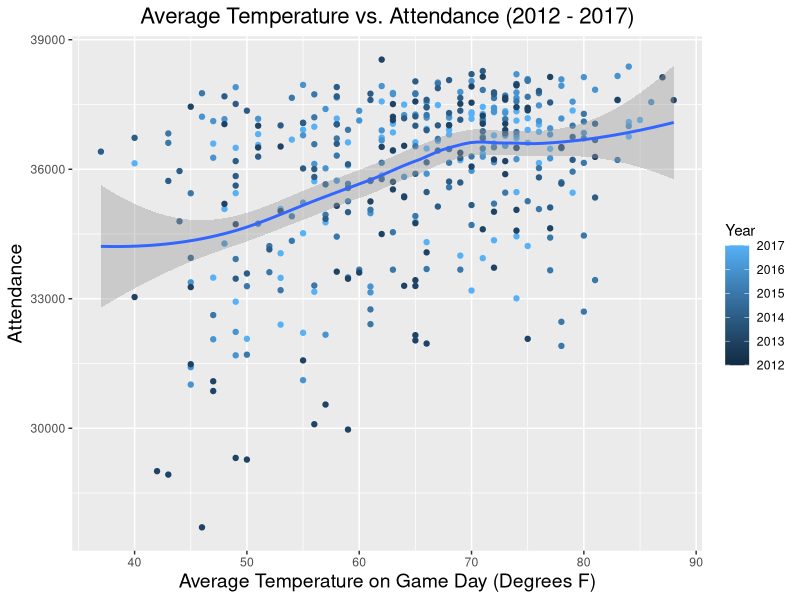
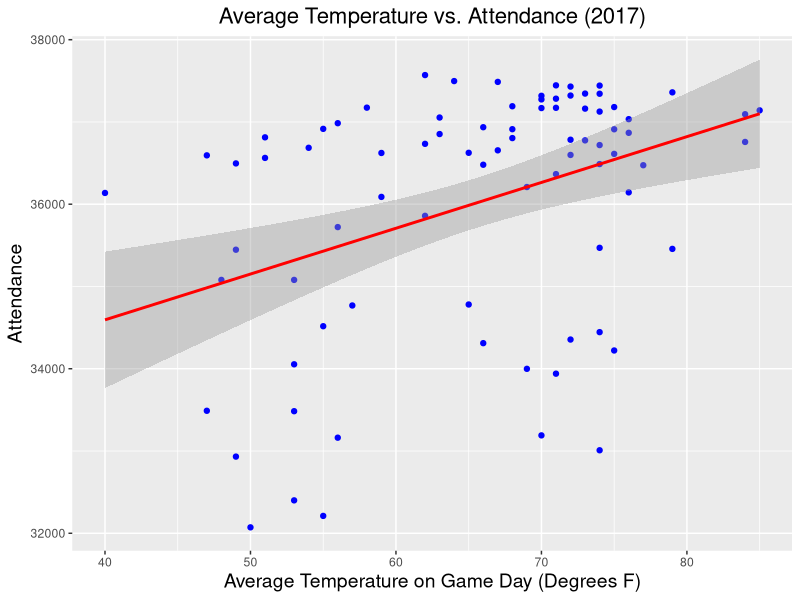
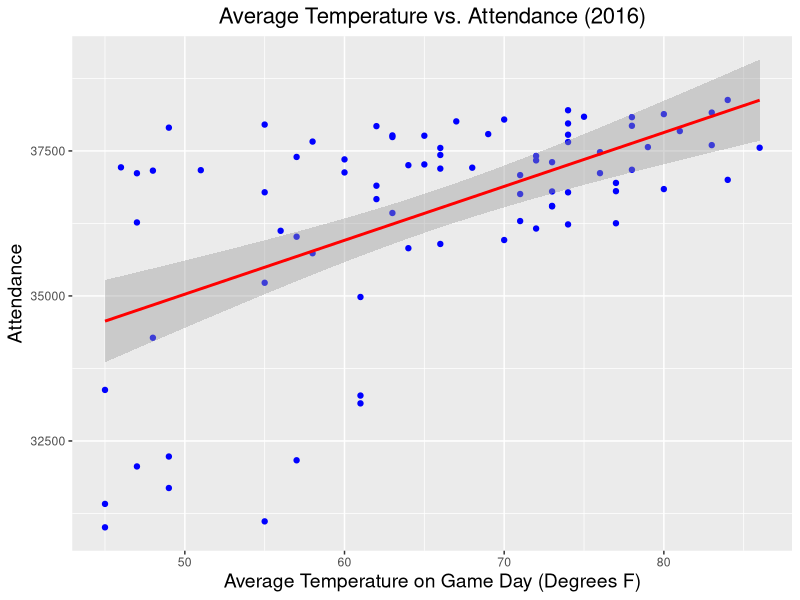
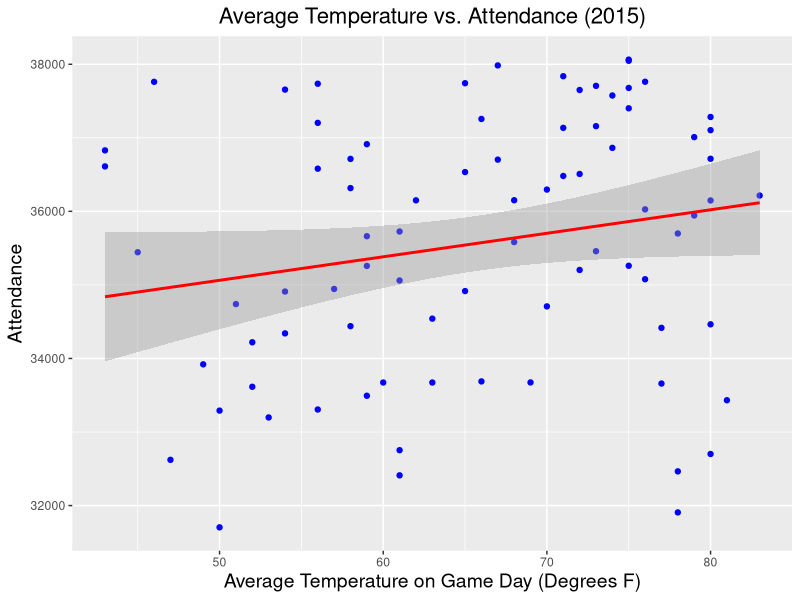
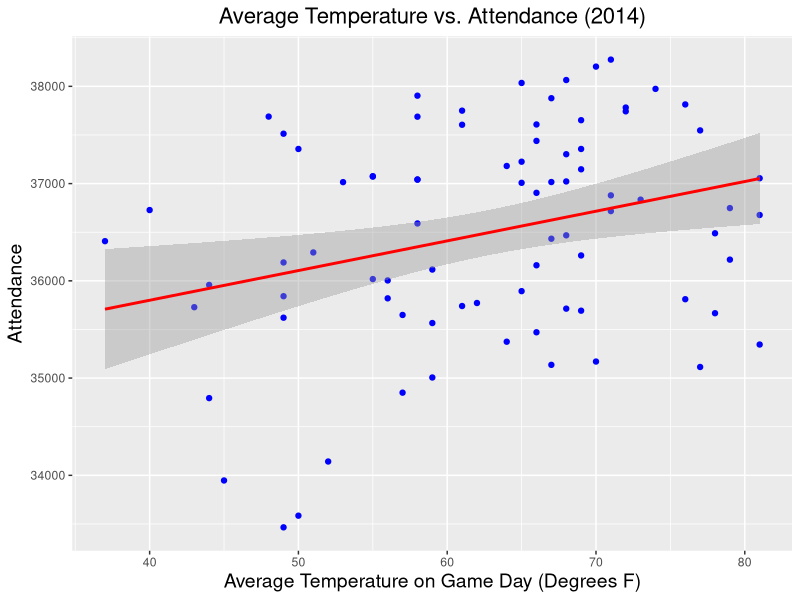
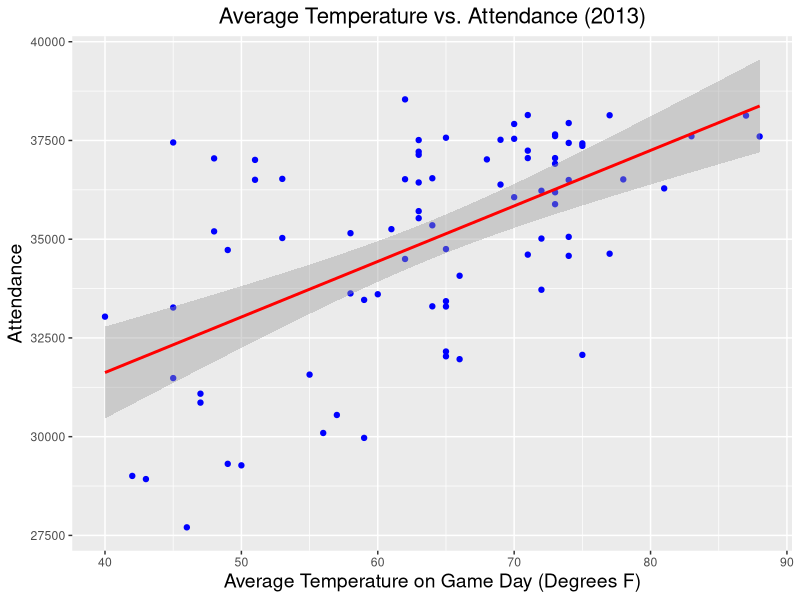

Here is the R script that generated these plots, in order: (Note: this script raises an error after producing the figures.)
## ---- chunk 1
knitr::opts_chunk$set(echo = TRUE)
## ---- chunk 2
library(readr)
library(dplyr)
library(ggplot2)
library(knitr)
library(scales)
library(gridExtra)
baseball <- read.csv("baseball_weather.csv", header = T) %>% filter(X.1 != "@")
basketball <- read.csv("basketball_weather.csv", header = T)
baseball11 <- read.csv("baseball_weather.csv", header = T) %>% filter(X.1 != "@")
baseball <- select(baseball, Gm., Year, DATE, X, Tm, Opp, W.L, Win, Loss, Save, Time, D.N, Attendance, TAVG, TMAX, TMIN)
write.csv(baseball, file = "baseball00.csv")
## ---- chunk 3
# There appears to be a weak but slightly positive relationship between  average temperature and attendance over the past six seasons
ggplot(baseball, mapping = aes(x = TAVG, y = Attendance)) +
  geom_point(mapping = aes(color = Year)) +
  geom_smooth() + 
  ggtitle("Average Temperature vs. Attendance (2012 - 2017)") +
  theme(axis.title.x = element_text(size = 14)) +
  theme(axis.title.y = element_text(size = 14)) +
  theme(plot.title = element_text(hjust = 0.5, size = 16)) +
  xlab("Average Temperature on Game Day (Degrees F)") + 
  ylab("Attendance")
## ---- chunk 4
# 2017 Season
baseball_2017 <- baseball %>% filter(Year == 2017)
# Relationship between average temperature with attendance of season 2017
ggplot(baseball_2017, aes(TAVG, Attendance)) + 
  geom_point(color = "blue") + 
  geom_smooth(method = "lm", color = "red") + 
  ggtitle("Average Temperature vs. Attendance (2017)") +
  theme(axis.title.x = element_text(size = 14)) +
  theme(axis.title.y = element_text(size = 14)) +
  theme(plot.title = element_text(hjust = 0.5, size = 16)) +
  xlab("Average Temperature on Game Day (Degrees F)") + 
  ylab("Attendance")


# 2016 Season
baseball_2016 <- baseball %>% filter(Year == 2016)
# Relationship between average temperature with attendance of season 2016
ggplot(baseball_2016, aes(TAVG, Attendance)) + 
  geom_point(color = "blue") + 
  geom_smooth(method = "lm", color = "red") +
  ggtitle("Average Temperature vs. Attendance (2016)") +
  theme(axis.title.x = element_text(size = 14)) +
  theme(axis.title.y = element_text(size = 14)) +
  theme(plot.title = element_text(hjust = 0.5, size = 16)) +
  xlab("Average Temperature on Game Day (Degrees F)") + 
  ylab("Attendance")

# 2015 Season
baseball_2015 <- baseball %>% filter(Year == 2015)
# Relationship between average temperature with attendance of season 2015
ggplot(baseball_2015, aes(TAVG, Attendance)) + 
  geom_point(color = "blue") + 
  geom_smooth(method = "lm", color = "red") + 
  ggtitle("Average Temperature vs. Attendance (2015)") +
  theme(axis.title.x = element_text(size = 14)) +
  theme(axis.title.y = element_text(size = 14)) +
  theme(plot.title = element_text(hjust = 0.5, size = 16)) +
  xlab("Average Temperature on Game Day (Degrees F)") + 
  ylab("Attendance")

# 2014 Season
baseball_2014 <- baseball %>% filter(Year == 2014)
# Relationship between average temperature with attendance of season 2014
ggplot(baseball_2014, aes(TAVG, Attendance)) + 
  geom_point(color = "blue") + 
  geom_smooth(method = "lm", color = "red") + 
  ggtitle("Average Temperature vs. Attendance (2014)") +
  theme(axis.title.x = element_text(size = 14)) +
  theme(axis.title.y = element_text(size = 14)) +
  theme(plot.title = element_text(hjust = 0.5, size = 16)) +
  xlab("Average Temperature on Game Day (Degrees F)") + 
  ylab("Attendance")

# 2013 Season
baseball_2013 <- baseball %>% filter(Year == 2013)
# Relationship between average temperature with attendance of season 2013
ggplot(baseball_2013, aes(TAVG, Attendance)) + 
  geom_point(color = "blue") + 
  geom_smooth(method = "lm", color = "red") + 
  ggtitle("Average Temperature vs. Attendance (2013)") +
  theme(axis.title.x = element_text(size = 14)) +
  theme(axis.title.y = element_text(size = 14)) +
  theme(plot.title = element_text(hjust = 0.5, size = 16)) +
  xlab("Average Temperature on Game Day (Degrees F)") + 
  ylab("Attendance")
## ---- chunk 5
# 2017
# Summary of attendance in seanson 2017 with different opponent.
# Group by different opponents and arrange the attendance from high to low
baseball_opp17 <- baseball_2017 %>% group_by(Opp) %>% summarise(avg_attendance = round(mean(Attendance),,digits = 0))
baseball_opp17 <- arrange(baseball_opp, desc(avg_attendance))

ggplot(baseball_opp17, aes(Opp, avg_attendance)) + 
  geom_bar(stat = "identity") +
  ggtitle("Average Attendance vs. Opponents in 2017") +
  theme(axis.title.x = element_text(size = 14)) +
  theme(axis.title.y = element_text(size = 14)) +
  theme(axis.text.x = element_text(angle = 90, hjust = 1)) +
  theme(plot.title = element_text(hjust = 0.5, size = 16)) +
  xlab("Opponent") + 
  ylab("Average Attendance") 


kable(baseball_opp)

# Based on the summary plot and average attendance table with different opponents,
## ---- chunk 6
# 2016
# Summary of attendance in seanson 2016 with different opponent.
# Group by different opponents and arrange the attendance from high to low
baseball_opp16 <- baseball_2016 %>% group_by(Opp) %>% summarise(avg_attendance = round(mean(Attendance),digits = 0))
baseball_opp16 <- arrange(baseball_opp16, desc(avg_attendance))

ggplot(baseball_opp16, aes(Opp, avg_attendance)) + 
  geom_bar(stat = "identity") +
  ggtitle("Average Attendance vs. Opponents in 2016") +
  theme(axis.title.x = element_text(size = 14)) +
  theme(axis.title.y = element_text(size = 14)) +
  theme(axis.text.x = element_text(angle = 90, hjust = 1)) +
  theme(plot.title = element_text(hjust = 0.5, size = 16)) +
  xlab("Opponent") + 
  ylab("Average Attendance") 


kable(baseball_opp16)

# Based on the summary plot and average attendance table with different opponents,

## ---- chunk 7
# 2015
# Summary of attendance in seanson 2016 with different opponent.
# Group by different opponents and arrange the attendance from high to low
baseball_opp15 <- baseball_2015 %>% group_by(Opp) %>% summarise(avg_attendance = round(mean(Attendance),digits = 0))
baseball_opp15 <- arrange(baseball_opp15, desc(avg_attendance))

ggplot(baseball_opp15, aes(Opp, avg_attendance)) + 
  geom_bar(stat = "identity") +
  ggtitle("Average Attendance vs. Opponents in 2015") +
  theme(axis.title.x = element_text(size = 14)) +
  theme(axis.title.y = element_text(size = 14)) +
  theme(axis.text.x = element_text(angle = 90, hjust = 1)) +
  theme(plot.title = element_text(hjust = 0.5, size = 16)) +
  xlab("Opponent") + 
  ylab("Average Attendance") 


kable(baseball_opp15)

# Based on the summary plot and average attendance table with different opponents,


## ---- chunk 8
# 2014
# Summary of attendance in seanson 2016 with different opponent.
# Group by different opponents and arrange the attendance from high to low
baseball_opp14 <- baseball_2014 %>% group_by(Opp) %>% summarise(avg_attendance = round(mean(Attendance),,digits = 0))
baseball_opp14 <- arrange(baseball_opp14, desc(avg_attendance))

ggplot(baseball_opp14, aes(Opp, avg_attendance)) + 
  geom_bar(stat = "identity") +
  ggtitle("Average Attendance vs. Opponents in 2014") +
  theme(axis.title.x = element_text(size = 14)) +
  theme(axis.title.y = element_text(size = 14)) +
  theme(axis.text.x = element_text(angle = 90, hjust = 1)) +
  theme(plot.title = element_text(hjust = 0.5, size = 16)) +
  xlab("Opponent") + 
  ylab("Average Attendance") 


kable(baseball_opp14)

# Based on the summary plot and average attendance table with different opponents,

## ---- chunk 9
# 2013
# Summary of attendance in seanson 2013 with different opponent.
# Group by different opponents and arrange the attendance from high to low
baseball_opp <- baseball_2013 %>% group_by(Opp) %>% summarise(avg_attendance = round(mean(Attendance),digits = 0))
baseball_opp <- arrange(baseball_opp, desc(avg_attendance))

ggplot(baseball_opp, aes(Opp, avg_attendance)) + 
  geom_bar(stat = "identity") +
  ggtitle("Average Attendance vs. Opponents in 2013")+
  theme(axis.title.x = element_text(size = 14)) +
  theme(axis.title.y = element_text(size = 14)) +
  theme(axis.text.x = element_text(angle = 90, hjust = 1)) +
  theme(plot.title = element_text(hjust = 0.5, size = 16)) +
  xlab("Opponent") + 
  ylab("Average Attendance")


kable(baseball_opp)
## ---- chunk 10
# Summary of attendance in 6 seansons with different opponent.
# Group by different opponents and arrange the attendance from high to low
baseball_opp <- baseball %>% group_by(Opp) %>% summarise(avg_attendance = round(mean(Attendance),digits = 0))
baseball_opp <- arrange(baseball_opp, desc(avg_attendance))

ggplot(baseball_opp, aes(Opp, avg_attendance)) +
  geom_bar(stat = "identity") + ggtitle("Average Attendance vs. Opponents in Six Seasons") +
  theme(axis.text.x = element_text(angle = 90, hjust = 1)) +
  theme(axis.title.x = element_text(size = 14)) +
  theme(axis.title.y = element_text(size = 14)) +
  theme(plot.title = element_text(hjust = 0.5, size = 16)) +
  xlab("Opponent") + 
  ylab("Average Attendance")

kable(baseball_opp)

## ---- chunk 11
# How the rain/snowy/windy days will affect the attendance of Red Sox, since base game is hypaethral.
baseball_SpecialWeather<- baseball11 %>% select(Gm.,Year,DATE, Tm, Time, Attendance,SNOW,PRCP )%>% filter(PRCP!=0)

# The rain influences on Red Sox attendence
plot1<-ggplot(baseball_SpecialWeather, aes(PRCP, Attendance)) + 
  geom_point(color = "blue") + 
  geom_smooth(method = "lm", color = "red") + 
  ggtitle("Precipitation vs. Attendance (2013-2017)") +
  theme(axis.title.x = element_text(size = 14)) +
  theme(axis.title.y = element_text(size = 14)) +
  theme(plot.title = element_text(hjust = 0.5, size = 16)) +
  xlab("Precipitation on Game Day (mm)") + 
  ylab("Total Attendance")

# The snow influences on Red Sox attendence
plot2<-ggplot(baseball_SpecialWeather, aes(SNOW, Attendance)) + 
  geom_point(color = "blue") + 
  geom_smooth(method = "lm", color = "red") + 
  ggtitle("Snow vs. Attendance (2013-2017)") +
  theme(axis.title.x = element_text(size = 14)) +
  theme(axis.title.y = element_text(size = 14)) +
  theme(plot.title = element_text(hjust = 0.5, size = 16)) +
  xlab("Whether snow on Game Day ") + 
  ylab("Total Attendance")

plot1
plot2

#Conclusion: Rain has little influcences on attendence, but snow has obvious influcences on attendence.
## ---- chunk 12
baseball_SpecialWeather17 <- baseball_SpecialWeather %>% filter(Year == 2017)
baseball_SpecialWeather16 <- baseball_SpecialWeather %>% filter(Year == 2016)
baseball_SpecialWeather15 <- baseball_SpecialWeather %>% filter(Year == 2015)
baseball_SpecialWeather14 <- baseball_SpecialWeather %>% filter(Year == 2014)
baseball_SpecialWeather13 <- baseball_SpecialWeather %>% filter(Year == 2013)

# Rain influences on Red Sox attendence in 2017:
plot17<-ggplot(baseball_SpecialWeather17, aes(PRCP, Attendance)) + 
  geom_point(color = "blue") + 
  geom_smooth(method = "lm", color = "red") + 
  ggtitle("Precipitation vs. Attendance (2017)") +
  theme(axis.title.x = element_text(size = 14)) +
  theme(axis.title.y = element_text(size = 14)) +
  theme(plot.title = element_text(hjust = 0.5, size = 16)) +
  xlab("Precipitation on Game Day (mm)") + 
  ylab("Total Attendance")

# The rain influences on Red Sox attendence in 2016:
plot16<-ggplot(baseball_SpecialWeather16, aes(PRCP, Attendance)) + 
  geom_point(color = "blue") + 
  geom_smooth(method = "lm", color = "red") + 
  ggtitle("Precipitation vs. Attendance (2016)") +
  theme(axis.title.x = element_text(size = 14)) +
  theme(axis.title.y = element_text(size = 14)) +
  theme(plot.title = element_text(hjust = 0.5, size = 16)) +
  xlab("Precipitation on Game Day (mm)") + 
  ylab("Total Attendance")

# The rain influences on Red Sox attendence in 2015:
plot15<-ggplot(baseball_SpecialWeather15, aes(PRCP, Attendance)) + 
  geom_point(color = "blue") + 
  geom_smooth(method = "lm", color = "red") + 
  ggtitle("Precipitation vs. Attendance (2015)") +
  theme(axis.title.x = element_text(size = 14)) +
  theme(axis.title.y = element_text(size = 14)) +
  theme(plot.title = element_text(hjust = 0.5, size = 16)) +
  xlab("Precipitation on Game Day (mm)") + 
  ylab("Total Attendance")

# The rain influences on Red Sox attendence in 2014:
plot14<-ggplot(baseball_SpecialWeather14, aes(PRCP, Attendance)) + 
  geom_point(color = "blue") + 
  geom_smooth(method = "lm", color = "red") + 
  ggtitle("Precipitation vs. Attendance (2014)") +
  theme(axis.title.x = element_text(size = 14)) +
  theme(axis.title.y = element_text(size = 14)) +
  theme(plot.title = element_text(hjust = 0.5, size = 16)) +
  xlab("Precipitation on Game Day (mm)") + 
  ylab("Total Attendance")

# The rain influences on Red Sox attendence in 2013:
plot13<-ggplot(baseball_SpecialWeather13, aes(PRCP, Attendance)) + 
  geom_point(color = "blue") + 
  geom_smooth(method = "lm", color = "red") + 
  ggtitle("Precipitation vs. Attendance (2013)") +
  theme(axis.title.x = element_text(size = 14)) +
  theme(axis.title.y = element_text(size = 14)) +
  theme(plot.title = element_text(hjust = 0.5, size = 16)) +
  xlab("Precipitation on Game Day (mm)") + 
  ylab("Total Attendance")

plot17
plot16
plot15
plot14
plot13
